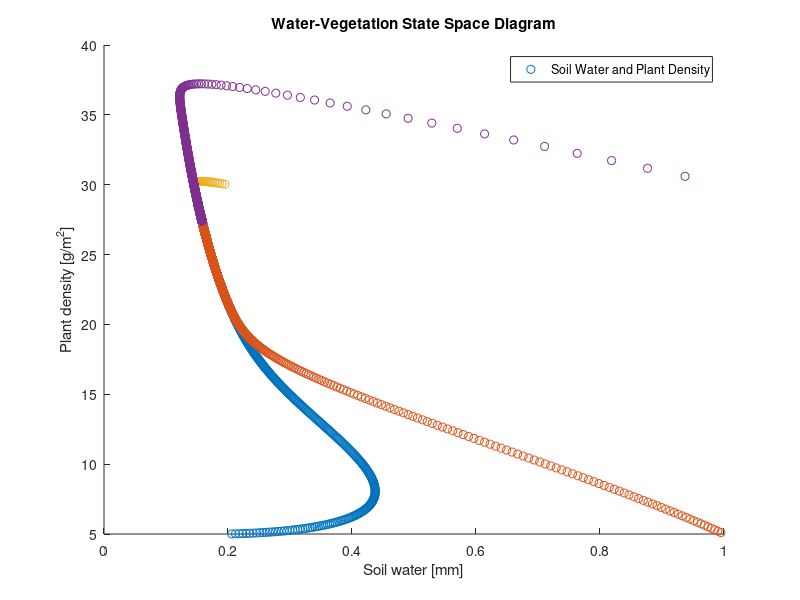

This chart was generated by the following MATLAB code:
% Final Assignment

% system parameters
PPT = 0.8; % find appropriate values
P = [5, 5, 30, 30];
e = 10;
k1 = 3;
k2 = 5;
W0 = 0.2;
W = [0.2, 1, 0.2, 1];
cmax = 0.5;
d = 0.1;
b = 0.15;
rw = 0.1; % find appropriate value

% --- control parameters ---
startTime = 0;
endTime   = 1000;
timeStep  = 0.02;

% --- compute iteration count ---
iterations = floor((endTime - startTime)/timeStep) + 1;

% --- initialize vectors ---
waterV  = zeros(iterations, 1);
plantV  = zeros(iterations, 1);


figure;
% --- initialize state ---
for j=1:4

    stateW = W(j);
    stateP = P(j);
    
    % --- simulation loop ---
    for i = 1:iterations
        t = startTime + (i-1)*timeStep;
    
        dWdt = PPT * ((stateP + k2 * W0) / (stateP + k2)) ...
             - ((cmax * stateW) / (stateW + k1)) * stateP ...
             - (rw * stateW);
    
        dPdt = e * (cmax * (stateW / (stateW + k1))) * stateP ...
             - (d + b) * stateP;
    
        stateW = stateW + dWdt * timeStep;
        stateP = stateP + dPdt * timeStep;
    
        % store
        waterV(i) = stateW;
        plantV(i) = stateP;
    end
    scatter(waterV, plantV)
    hold on
end
% --- plots ---
xlabel("Soil water [mm]")
ylabel("Plant density [g/m^2]")
title("Water-Vegetation State Space Diagram")
legend("Soil Water and Plant Density")
hold off